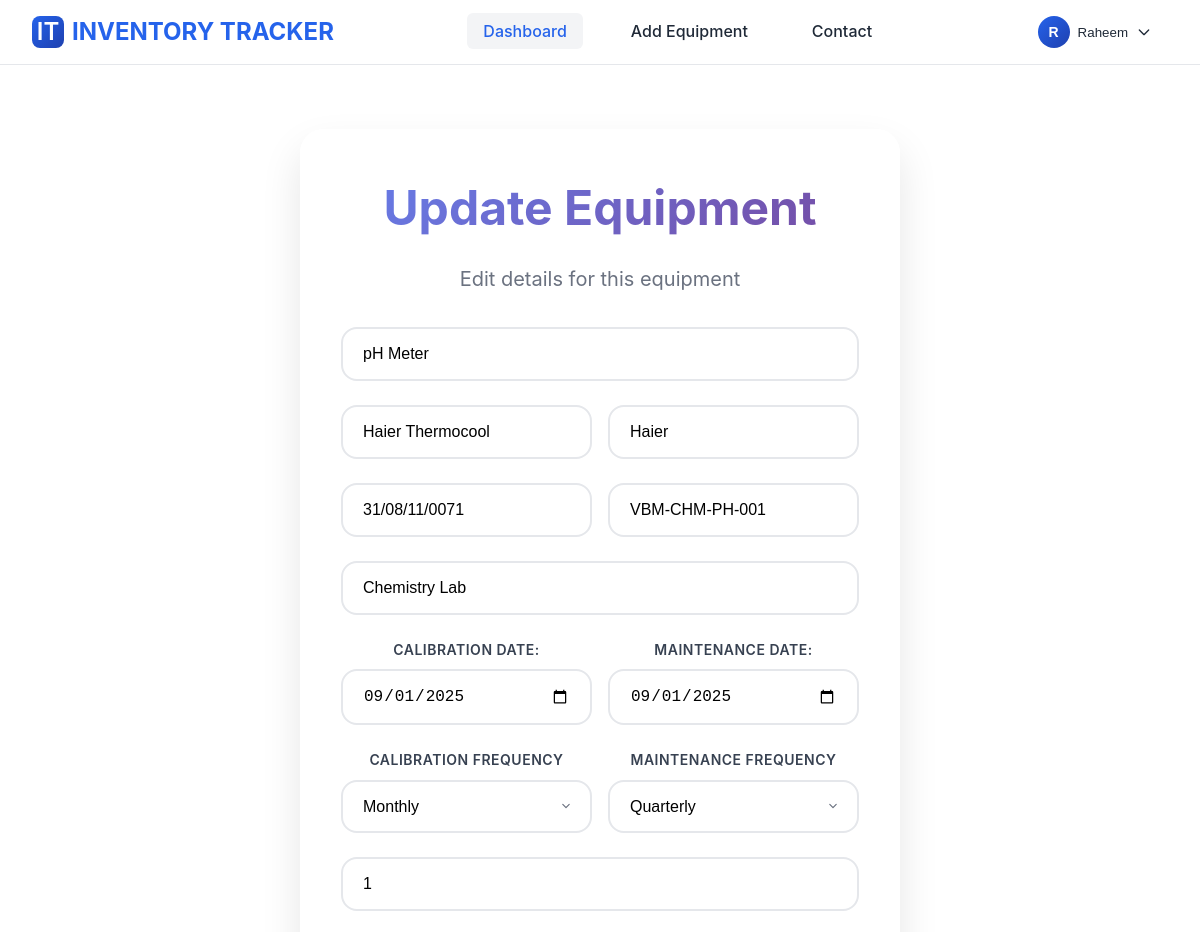
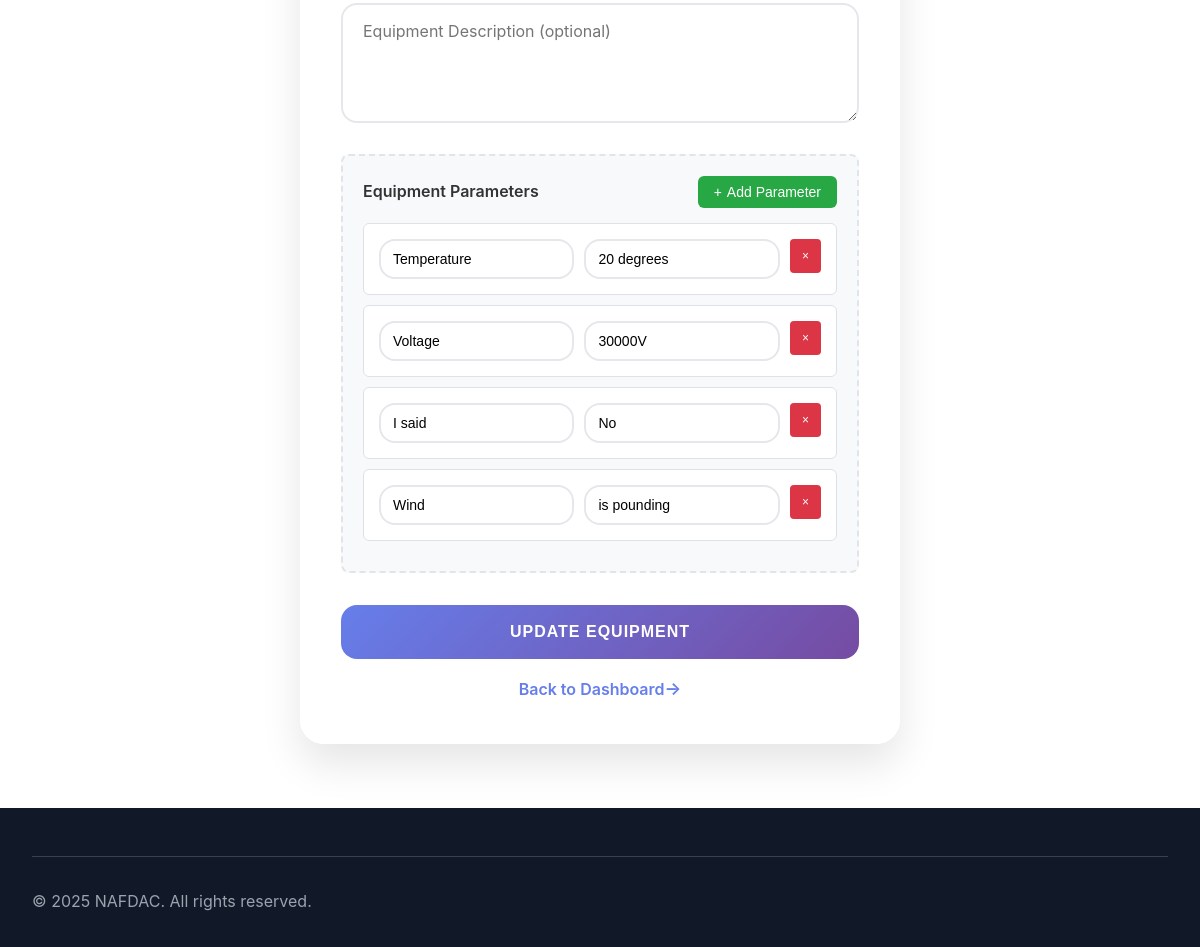
The page /updateEquipment/4 (signed in) on the database its author committed (2 pictures, top to bottom).
### models.py (models this page shows, shortened)
class Equipment(db.Model):
    id = db.Column(db.Integer, primary_key=True)
    name = db.Column(db.String(150), nullable=False)
    manufacturer = db.Column(db.String(150))
    model = db.Column(db.String(150))
    serial_number = db.Column(db.String(150))
    new_id_number = db.Column(db.String(150), unique=True)
    location = db.Column(db.String(150))
    calibration_frequency = db.Column(db.String(100), default='Annual')
    calibration_date = db.Column(db.Date)
    next_calibration_date = db.Column(db.Date)
    maintenance_frequency = db.Column(db.String(100), default='Annual')
    maintenance_date = db.Column(db.Date)
    next_maintenance_date = db.Column(db.Date)
    description = db.Column(db.String(500))
    quantity = db.Column(db.Integer, default=1)
    created_at = db.Column(db.DateTime, default=datetime.utcnow)

class EquipmentParameter(db.Model):
    id = db.Column(db.Integer, primary_key=True)
    equipment_id = db.Column(db.Integer, db.ForeignKey('equipment.id'), nullable=False)
    parameter_name = db.Column(db.String(150), nullable=False)
    parameter_value = db.Column(db.String(150), nullable=False)
    equipment = db.relationship('Equipment', backref=db.backref('parameters', lazy=True))

### app.py (the view)
@app.route('/updateEquipment/<int:equipment_id>', methods=['GET', 'POST'])
@login_required
def update_equipment_page(equipment_id):
    equipment = Equipment.query.get_or_404(equipment_id)
    return render_template('updateEquipment.html', equipment=equipment)

### app.py (called while the page is built)
@app.before_request
def make_session_permanent():
    session.permanent = True
    app.permanent_session_lifetime = timedelta(minutes=60)

@login_manager.user_loader
def load_user(user_id):
    return db.session.get(User, int(user_id))

@app.context_processor
def inject_user():
    return dict(user=current_user)

### templates/updateEquipment.html (shortened to what this page needs)
{% extends 'base.html' %}
{% block head %} <link rel="stylesheet" href="{{ url_for('static', filename='css/addEquipment.css') }}"> {% endblock %}
{% block content %}
<div class="form-container">
    <div class="form-header">
        <h1 class="form-title">Update Equipment</h1>
        <p class="form-subtitle">Edit details for this equipment</p>
    </div>
    <form id="equipmentForm" data-id="{{ equipment.id }}">
        <div class="form-grid">
            <div class="form-group">
                <input type="text" name="name" placeholder="Equipment Name" value="{{equipment.name}}" required>
            </div>
            <div class="form-row">
                <div class="form-group">
                    <input type="text" name="manufacturer" placeholder="Manufacturer" value="{{equipment.manufacturer}}" required>
                </div>
                <div class="form-group">
                    <input type="text" name="model" placeholder="Model" required value="{{equipment.model}}">
                </div>
            </div>
            <div class="form-row">
                <div class="form-group">
                    <input type="text" name="serial_number" placeholder="Serial Number" required value="{{equipment.serial_number}}">
                </div>
                <div class="form-group">
                    <input type="text" name="new_id_number" placeholder="New ID Number" required value="{{equipment.new_id_number}}">
                </div>
            </div>
            <div class="form-group">
                <input type="text" name="location" placeholder="Location" required value="{{equipment.location}}">
            </div>
            <div class="form-row">
                <div class="form-group">
                    <label for="calibration_date">Calibration Date:</label>
                    <input type="date" name="calibration_date" id="calibration_date" required value="{{equipment.calibration_date}}">
                </div>
                <div class="form-group">
                    <label for="maintenance_date">Maintenance Date:</label>
                    <input type="date" name="maintenance_date" id="maintenance_date" required value="{{equipment.maintenance_date}}">
                </div>
            </div>
            <div class="form-row">
                <div class="form-group">
                    <label for="calibration_frequency">Calibration Frequency</label>
                    <select name="calibration_frequency" id="calibration_frequency" required value="{{equipment.calibration_frequency}}">
                        <option value="Monthly" {% if equipment.calibration_frequency == 'Monthly' %}selected{% endif %}>Monthly</option>
                    </select>
                </div>
                <div class="form-group">
                    <label for="maintenance_frequency">Maintenance Frequency</label>
                    <select name="maintenance_frequency" id="maintenance_frequency" required value="{{equipment.maintenance_frequency}}">
                        <option value="Quarterly" {% if equipment.maintenance_frequency == 'Quarterly' %}selected{% endif %}>Quarterly</option>
                    </select>
                </div>
            </div>
            <div class="form-group">
                <input type="number" name="quantity" placeholder="Quantity" value="1" min="1" value="{{equipment.quantity}}">
            </div>
            <div class="form-group full-width">
                <textarea name="description" placeholder="Equipment Description (optional)"></textarea>
            </div>
            <div class="form-group full-width">
                    <div class="parameters-section">
                        <div class="parameters-header">
                            <span class="parameters-title">Equipment Parameters</span>
                            <button type="button" class="add-parameter-btn" id="addParameterBtn">
                                <span>+</span> Add Parameter
                            </button>
                        </div>
                        <div id="parametersContainer">
                            {% if equipment.parameters %}
                                {% for p in equipment.parameters %}
                                <div class="parameter-item" data-parameter-id="{{loop.index}}">
                                    <input type="text" class="param-name" value="{{p.parameter_name}}">
                                    <input type="text" class="param-value" value="{{p.parameter_value}}">
                                    <button type="button" class="remove-parameter-btn" onclick="update_equipment_form_validator.removeParameter({{loop.index}})">×</button>
                                </div>
                                {% endfor %}
                            {%else%}
                                <div class="parameters-empty" id="parametersEmpty">
                                    No parameters added yet. Click "Add Parameter" to add equipment specifications.
                                </div>
                            {%endif%}
                        </div>
                    </div>
            </div>
            <button type="submit" class="submit-btn">Update Equipment</button>
        </div>
    </form>
    <a href="/dashboard" class="arrow-link">Back to Dashboard</a>
</div>
{% endblock %}

### static/css/base.css (style rules this page uses)
:root { --primary-color: #2563eb; --secondary-color: #1e40af; --text-color: #1f2937; --text-light: #6b7280; --background-color: #ffffff; --border-color: #e5e7eb; --hover-bg: #f3f4f6; --dropdown-bg: #ffffff; --dropdown-shadow: rgba(0, 0, 0, 0.1); --footer-bg: #111827; --footer-text: #d1d5db; --footer-text-light: #9ca3af; }
* { margin: 0; padding: 0; box-sizing: border-box; }
body { font-family: -apple-system, BlinkMacSystemFont, 'Segoe UI', Roboto, Oxygen, Ubuntu, Cantarell, sans-serif; line-height: 1.6; color: var(--text-color); min-height: 100vh; display: flex; flex-direction: column; }
.main-content h1 { font-size: 3rem; margin-bottom: 1rem; color: var(--text-color); }
.main-content p { font-size: 1.25rem; color: var(--text-light); margin-bottom: 2rem; }

### static/css/addEquipment.css (style rules this page uses)
.form-container { background: rgba(255, 255, 255, 0.95); backdrop-filter: blur(20px); border-radius: 24px; box-shadow: 0 20px 40px rgba(0, 0, 0, 0.1); padding: 40px; width: 100%; max-width: 600px; border: 1px solid rgba(255, 255, 255, 0.2); }
.form-header { text-align: center; margin-bottom: 32px; }
.form-title { font-size: 28px; font-weight: 700; background: linear-gradient(135deg, #667eea, #764ba2); background-clip: text; -webkit-background-clip: text; -webkit-text-fill-color: transparent; margin-bottom: 8px; }
.form-subtitle { color: #64748b; font-size: 16px; }
.form-grid { display: grid; grid-template-columns: 1fr; gap: 24px; }
.form-row { display: grid; grid-template-columns: 1fr 1fr; gap: 16px; }
.form-group { position: relative; }
.form-group.full-width { grid-column: 1 / -1; }
label { display: block; font-weight: 600; color: #374151; margin-bottom: 8px; font-size: 14px; text-transform: uppercase; letter-spacing: 0.5px; }
input[type="text"], input[type="number"], input[type="date"], select, textarea { width: 100%; padding: 16px 20px; border: 2px solid #e5e7eb; border-radius: 16px; font-size: 16px; transition: all 0.3s ease; background: rgba(255, 255, 255, 0.8); outline: none; }
select { cursor: pointer; appearance: none; background-position: right 16px center; background-repeat: no-repeat; background-size: 16px; padding-right: 48px; }
select option { padding: 12px; background: white; color: #374151; }
textarea { resize: vertical; min-height: 120px; font-family: inherit; }
.submit-btn { background: linear-gradient(135deg, #667eea, #764ba2); color: white; border: none; padding: 18px 32px; border-radius: 16px; font-size: 16px; font-weight: 600; cursor: pointer; transition: all 0.3s ease; text-transform: uppercase; letter-spacing: 1px; width: 100%; margin-top: 8px; position: relative; overflow: hidden; }
.submit-btn::before { content: ''; position: absolute; top: 0; left: -100%; width: 100%; height: 100%; background: linear-gradient(90deg, transparent, rgba(255, 255, 255, 0.2), transparent); transition: left 0.5s; }
.arrow-link { display: inline-block; margin-top: 16px; color: #667eea; font-weight: 600; text-decoration: none; transition: all 0.3s ease; }
.arrow-link::after { content: "→"; font-size: 1.1em; transition: transform 0.3s ease; }
.parameters-section { border: 2px dashed #e1e5e9; border-radius: 8px; padding: 20px; background: #f8f9fa; }
.parameters-header { display: flex; justify-content: space-between; align-items: center; margin-bottom: 15px; }
.parameters-title { font-weight: 600; color: #333; font-size: 16px; }
.add-parameter-btn { background: #28a745; color: white; border: none; padding: 8px 16px; border-radius: 6px; cursor: pointer; font-size: 14px; display: flex; align-items: center; gap: 5px; transition: background 0.2s ease; }
.parameter-item { display: grid; grid-template-columns: 1fr 1fr auto; gap: 10px; align-items: start; margin-bottom: 10px; padding: 15px; background: white; border-radius: 6px; border: 1px solid #dee2e6; }
.parameter-item input { font-size: 14px; padding: 10px 12px; }
.remove-parameter-btn { background: #dc3545; color: white; border: none; padding: 10px 12px; border-radius: 4px; cursor: pointer; font-size: 12px; height: fit-content; transition: background 0.2s ease; }

### rows shown on the page
Equipment: name "pH Meter", manufacturer "Haier Thermocool", model "Haier", serial_number "31/08/11/0071", new_id_number "VBM-CHM-PH-001", location "Chemistry Lab", calibration_date "09/01/2025", maintenance_date "09/01/2025", calibration_frequency "Monthly", maintenance_frequency "Quarterly", quantity "1"
EquipmentParameter: parameter_name "Temperature", parameter_value "20 degrees"
EquipmentParameter: parameter_name "Voltage", parameter_value "30000V"
EquipmentParameter: parameter_name "I said", parameter_value "No"
EquipmentParameter: parameter_name "Wind", parameter_value "is pounding"
